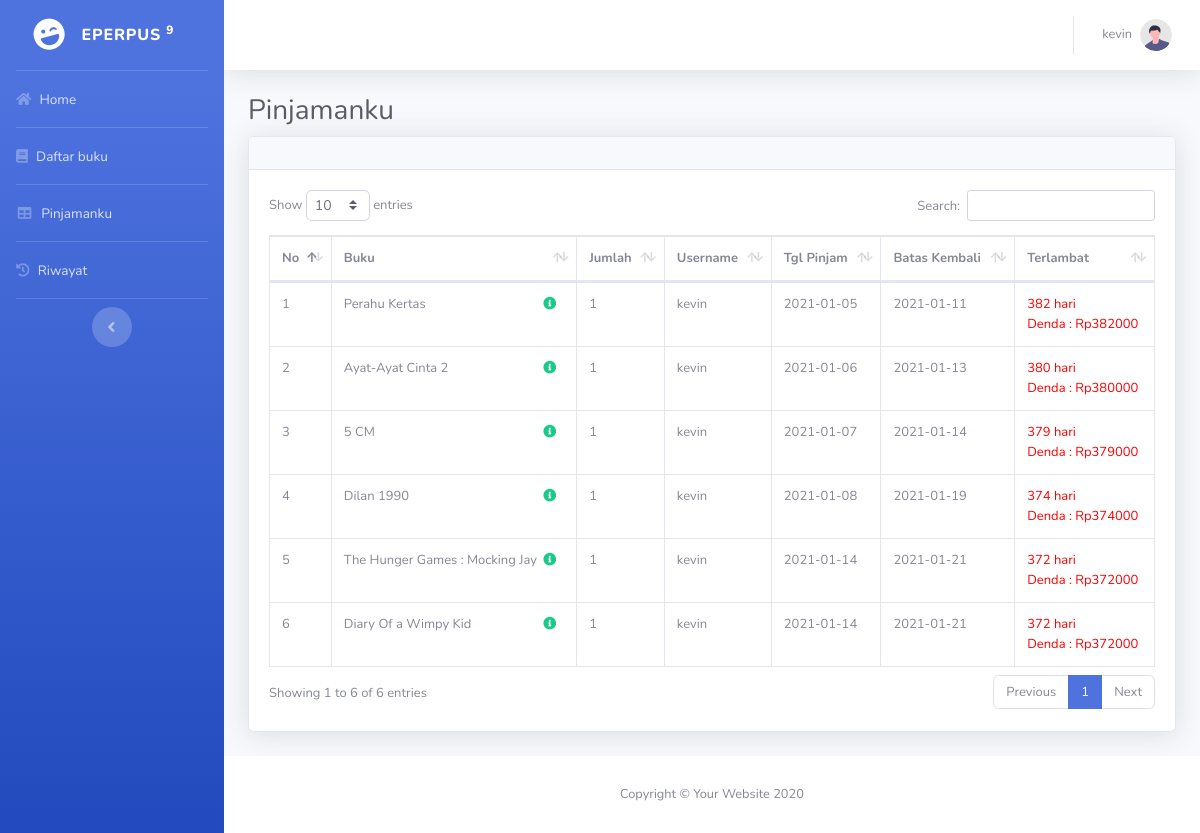
/anggota.php?page=pinjamanku (signed in), run on the app's committed database.
### tables this page shows
CREATE TABLE `tb_peminjaman` (
  `id_peminjaman` int(11) NOT NULL,
  `id_buku` int(11) NOT NULL,
  `jumlah_buku` int(11) NOT NULL,
  `id_user` int(11) NOT NULL,
  `tgl_pinjam` date NOT NULL,
  `batas_kembali` date NOT NULL,
  `tgl_kembali` date DEFAULT NULL,
  `status` tinyint(1) NOT NULL
);

CREATE TABLE `tb_buku` (
  `id_buku` int(11) NOT NULL,
  `judul` varchar(100) NOT NULL,
  `pengarang` varchar(100) NOT NULL,
  `penerbit` varchar(100) NOT NULL,
  `tahun_terbit` varchar(4) NOT NULL,
  `jumlah_buku` int(3) NOT NULL,
  `gambar` varchar(100) NOT NULL,
  `tgl_input` date NOT NULL DEFAULT current_timestamp()
);

CREATE TABLE `tb_detail_pinjam` (
  `id_detail_pinjam` int(11) NOT NULL,
  `id_buku` int(11) NOT NULL,
  `jumlah_buku` int(11) NOT NULL,
  `id_peminjaman` int(11) NOT NULL
);

CREATE TABLE `tb_users` (
  `id_user` int(11) NOT NULL,
  `username` varchar(100) NOT NULL,
  `email` varchar(100) NOT NULL,
  `alamat` varchar(100) NOT NULL,
  `password` varchar(100) NOT NULL,
  `level` enum('admin','anggota') NOT NULL,
  `status` tinyint(1) NOT NULL,
  `tgl_daftar` date NOT NULL
);

### functions_anggota.php (called while the page is built, shortened)
<?php
require_once './conn.php';
	function query($query){
		global $db;
		$result = mysqli_query($db, $query);
		$rows = [];
		while ($row = mysqli_fetch_assoc($result)) {
			$rows[] = $row;
		}
		return $rows;
	}
	function terlambat($batas_kembali, $tgl_telat) {
		$batas_kembali_pisah = explode("-", $batas_kembali);
		$batas_kembali_pisah = $batas_kembali_pisah[2]."-".$batas_kembali_pisah[1]."-".$batas_kembali_pisah[0];
		$tgl_telat_pisah = explode("-", $tgl_telat);
		$tgl_telat_pisah = $tgl_telat_pisah[2]."-".$tgl_telat_pisah[1]."-".$tgl_telat_pisah[0];
		$selisih = strtotime($tgl_telat_pisah) - strtotime($batas_kembali_pisah);
		$selisih = $selisih/86400;
		if ($selisih >= 1) {
			$hasil_hari = floor($selisih);
		} else {
			$hasil_hari = 0;
		}
		return $hasil_hari;
	}
?>

### page/anggota_pinjamanku/anggota_pinjamanku.php (the view, shortened to what this page needs)
<div id="content">
    <div class="container-fluid">
        <h1 class="h3 mb-2 text-gray-800">Pinjamanku</h1>
        <div class="card shadow mb-4">
            <div class="card-header py-3">
            </div>
            <div class="card-body">
                <div class="table-responsive">
                    <font size="2">
                    <table class="table table-bordered" id="dataTable" width="100%" cellspacing="0" >
                        <thead>
                            <tr>
                                <th>No</th>
                                <th>Buku</th>
                                <th>Jumlah</th>
                                <th>Username</th>
                                <th>Tgl Pinjam</th>
                                <th>Batas Kembali</th>
                                <th>Terlambat</th>
                            </tr>
                        </thead>
                        <tbody>
                            <?php
                                $i = 1;
                                $id_sekarang = $_SESSION['id_user'];
                                $peminjaman = query("
                                SELECT a.*, b.*, c.id_buku, c.judul, c.gambar, d.id_user, d.username
                                FROM tb_peminjaman AS a
                                INNER JOIN tb_detail_pinjam AS b ON a.id_peminjaman = b.id_peminjaman
                                INNER JOIN tb_buku AS c ON b.id_buku = c.id_buku
                                INNER JOIN tb_users AS d ON a.id_user = d.id_user
                                WHERE a.status = true AND a.id_user = $id_sekarang ORDER BY tgl_pinjam
                                ");
                                foreach ($peminjaman as $row) :
                                ?>
                                    <tr>
                                        <td><?= $i; ?></td>
                                        <td><?= $row['judul']; ?><button class="mr-2 float-right" data-toggle="modal" data-target="#anggota-pinjam1<?php echo $row['id_buku'];?>"
                                            style=" border: none;
                                                    background: none;
                                                    cursor: pointer;
                                                    margin: 0;
                                                    padding: 0;">
                                        <i class="fas fa-info-circle fa-1x text-success"></i></button>
                                        </td>
                                        <td><?= $row['jumlah_buku']; ?></td>
                                        <td><?= $row['username']; ?></td>
                                        <td><?= $row['tgl_pinjam']; ?></td>
                                        <td><?= $row['batas_kembali']; ?></td>
                                        <td>
                                            <?php
                                            $denda_hari = 1000;
                                            $batas_kembali = $row['batas_kembali'];
                                            $tgl_telat = date("Y-m-d");
                                            $telat = terlambat($batas_kembali, $tgl_telat);
                                            $denda = $telat * $denda_hari;
                                            if ($telat > 0) {
                                                echo "
                                                    <font color='red'>$telat hari<br>Denda : Rp$denda</font>
                                                ";
                                            } else {
                                                echo $telat ." hari";
                                            }
                                            ?>
                                        </td>
                                    </tr>
                                <?php $i++ ?>
                            <?php endforeach; ?>
                        </tbody>
                    </table>
                    </font>
                </div>
            </div>
        </div>
    </div>
</div>

### data on the page
tb_peminjaman: id_buku.judul "Perahu Kertas", tb_detail_pinjam.jumlah_buku "1", id_user.username "kevin", tgl_pinjam "2021-01-05", batas_kembali "2021-01-11", batas_kembali "382", batas_kembali "382000"
tb_peminjaman: id_buku.judul "Ayat-Ayat Cinta 2", tb_detail_pinjam.jumlah_buku "1", id_user.username "kevin", tgl_pinjam "2021-01-06", batas_kembali "2021-01-13", batas_kembali "380", batas_kembali "380000"
tb_peminjaman: id_buku.judul "5 CM", tb_detail_pinjam.jumlah_buku "1", id_user.username "kevin", tgl_pinjam "2021-01-07", batas_kembali "2021-01-14", batas_kembali "379", batas_kembali "379000"
tb_peminjaman: id_buku.judul "Dilan 1990", tb_detail_pinjam.jumlah_buku "1", id_user.username "kevin", tgl_pinjam "2021-01-08", batas_kembali "2021-01-19", batas_kembali "374", batas_kembali "374000"
tb_peminjaman: id_buku.judul "The Hunger Games : Mocking Jay", tb_detail_pinjam.jumlah_buku "1", id_user.username "kevin", tgl_pinjam "2021-01-14", batas_kembali "2021-01-21", batas_kembali "372", batas_kembali "372000"
tb_peminjaman: id_buku.judul "Diary Of a Wimpy Kid", tb_detail_pinjam.jumlah_buku "1", id_user.username "kevin", tgl_pinjam "2021-01-14", batas_kembali "2021-01-21", batas_kembali "372", batas_kembali "372000"

### other printed values
$_SESSION['username'] "kevin"
